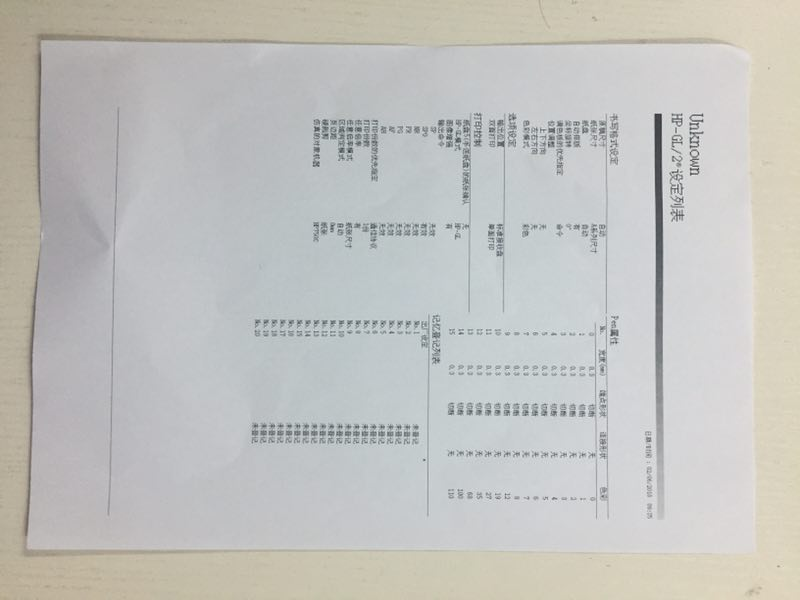
#> input picture data/images/segment/1526719858.jpg, 800 x 600 px
$ python -i scanner.py   (imports and definitions only)
#> lines starting #> are read from the running program, lines starting #| are printed output that depends on the picture; after the words box and inside, x2 and y2 are one past the last pixel; in counts of white or black regions, pixels touching at a corner belong together
import itertools

import cv2
import numpy as np
from skimage.transform import hough_line, hough_line_peaks

from doc_scanner.entities import Frame, Intersection
from doc_scanner.math_utils import find_points_on_lines, four_point_transform, intersection_cartesian, points2line


class scanner:
    # [201 lines left out: functions __init__, scan, preprocess, hough_transform, calc_intersections, calc_connectivity and 3 more, not called in this run]

>>> import cv2
>>> picture = cv2.imread('../data/images/segment/1526719858.jpg', cv2.IMREAD_GRAYSCALE)
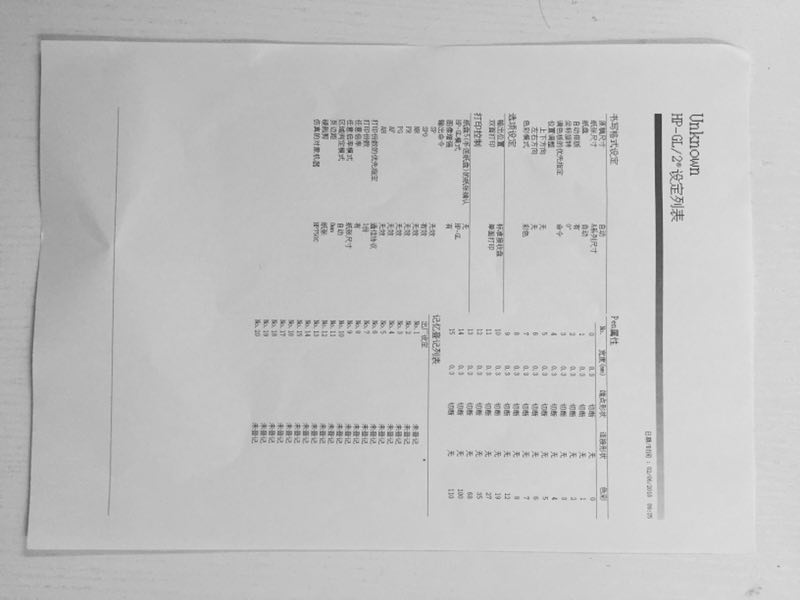
#> picture: shape (600, 800); min 54, max 242, mean 193.7
>>> result = scanner(picture).scan()
#> in preprocess, `self.blurred = cv2.medianBlur(self.image, 25)`:
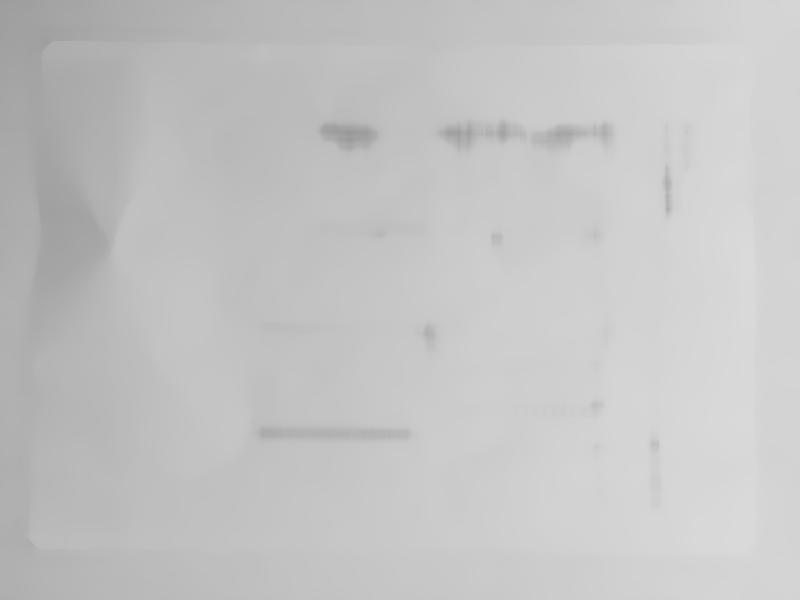
#> self.blurred: shape (600, 800); min 152, max 218, mean 196.1
#> in preprocess, `self.hist_equalized = cv2.equalizeHist(self.blurred)`:
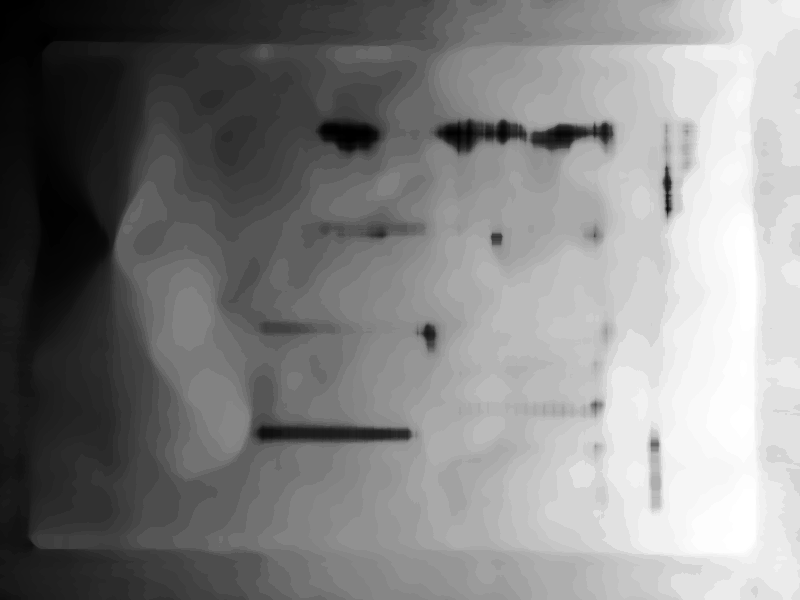
#> self.hist_equalized: shape (600, 800); min 0, max 255, mean 130.7
#> in preprocess, `mask = cv2.inRange(self.hist_equalized, intensity_lower, intensity_upp..`: mask: shape (600, 800); every value is 255
#> in preprocess, `edges = cv2.Canny(self.filterred, canny_lower, canny_upper, L2gradient..`:
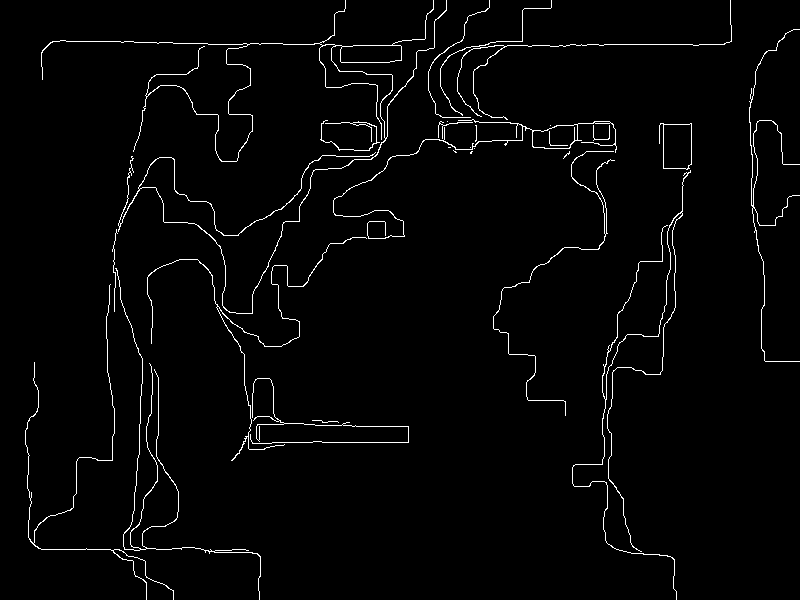
#> edges: shape (600, 800); 2.2% white in thin lines or dots
#> in preprocess, `contours, _ = cv2.findContours(edges.copy(), cv2.RETR_EXTERNAL, cv2.CH..`: contours = 26 contours, 14 with area under 20; largest, box (x1, y1, x2, y2) and area: (41, 0, 447, 314) 1246, (659, 123, 692, 170) 1228, (333, 119, 617, 239) 977, (572, 170, 691, 600) 80, (147, 237, 367, 461) 80
#> in preprocess, `self.edges_img = cv2.drawContours(np.zeros(self.image.shape[0:2]), con..`: self.edges_img: shape (600, 800) float64; values 0 (black) and 128 (white), 10% white; 3 white regions, box (x1, y1, x2, y2) and area: (23, 0, 734, 600) 38092, (570, 121, 694, 600) 6677, (747, 27, 800, 364) 3043
#> in preprocess, `self.edges_img_dilated = cv2.morphologyEx(self.edges_img, cv2.MORPH_DI..`:
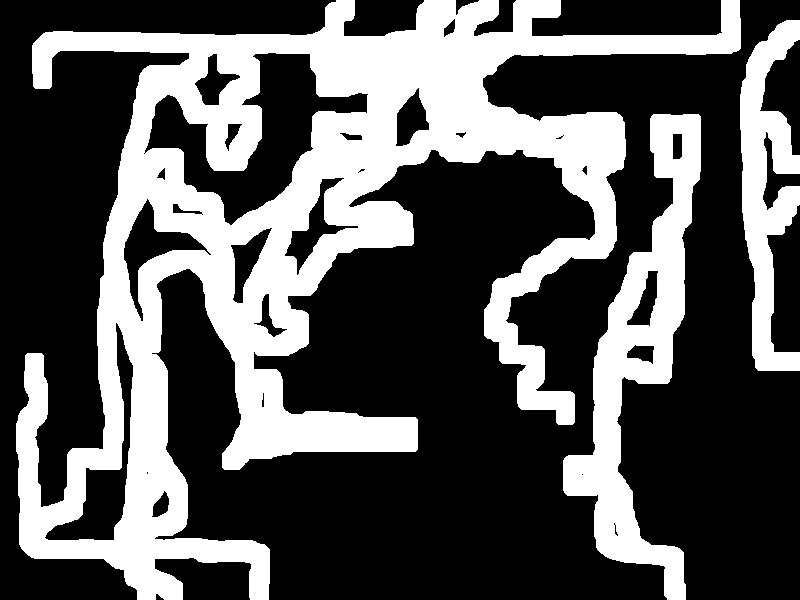
#> self.edges_img_dilated: shape (600, 800) float64; values 0 (black) and 128 (white), 34% white; 3 white regions, box (x1, y1, x2, y2) and area: (16, 0, 741, 600) 130335, (563, 114, 701, 600) 21718, (740, 20, 800, 371) 11249
#> in preprocess, `self.edges_img = cv2.morphologyEx(self.edges_img, cv2.MORPH_ERODE, ker..`:
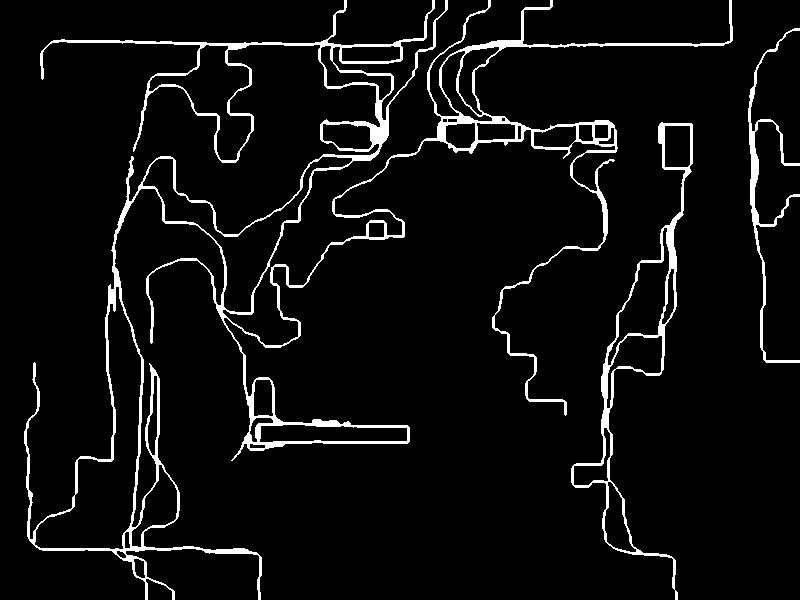
#> self.edges_img: shape (600, 800) float64; values 0 (black) and 128 (white), 5.6% white; 3 white regions, box (x1, y1, x2, y2) and area: (24, 0, 733, 600) 21142, (571, 122, 693, 600) 3888, (748, 28, 800, 363) 1804
#> in hough_transform, `h, theta, distance = hough_line(self.edges_img, theta)`:
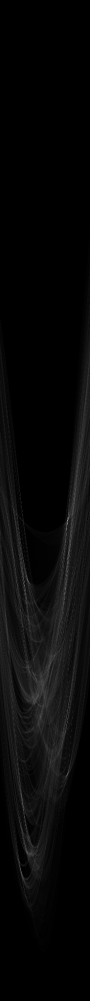
#> h: shape (2001, 180) uint64 (shown at 1/2 size); min 0, max 410, mean 13.4; drawn with min black and max white
#> in hough_transform, `h, theta, distance = hough_line(self.edges_img, theta)`: theta = 180 values from -0.785 to 2.36; distance = 2001 values from -1000 to 1000
#> in hough_transform, `hits, phi, rho = hough_line_peaks( h, theta, distance, min_distance=10..`: hits = [410, 212, 202]; phi = [1.58, 1.58, 1.58]; rho = [40, 116, 547]
#> in hough_transform, `lines = list(zip(phi, rho))`: lines = [(1.58, 40), (1.58, 116), (1.58, 547)]
#> the loop in hough_transform, `for ix, (phi, _) in enumerate(lines):` made 3 passes
